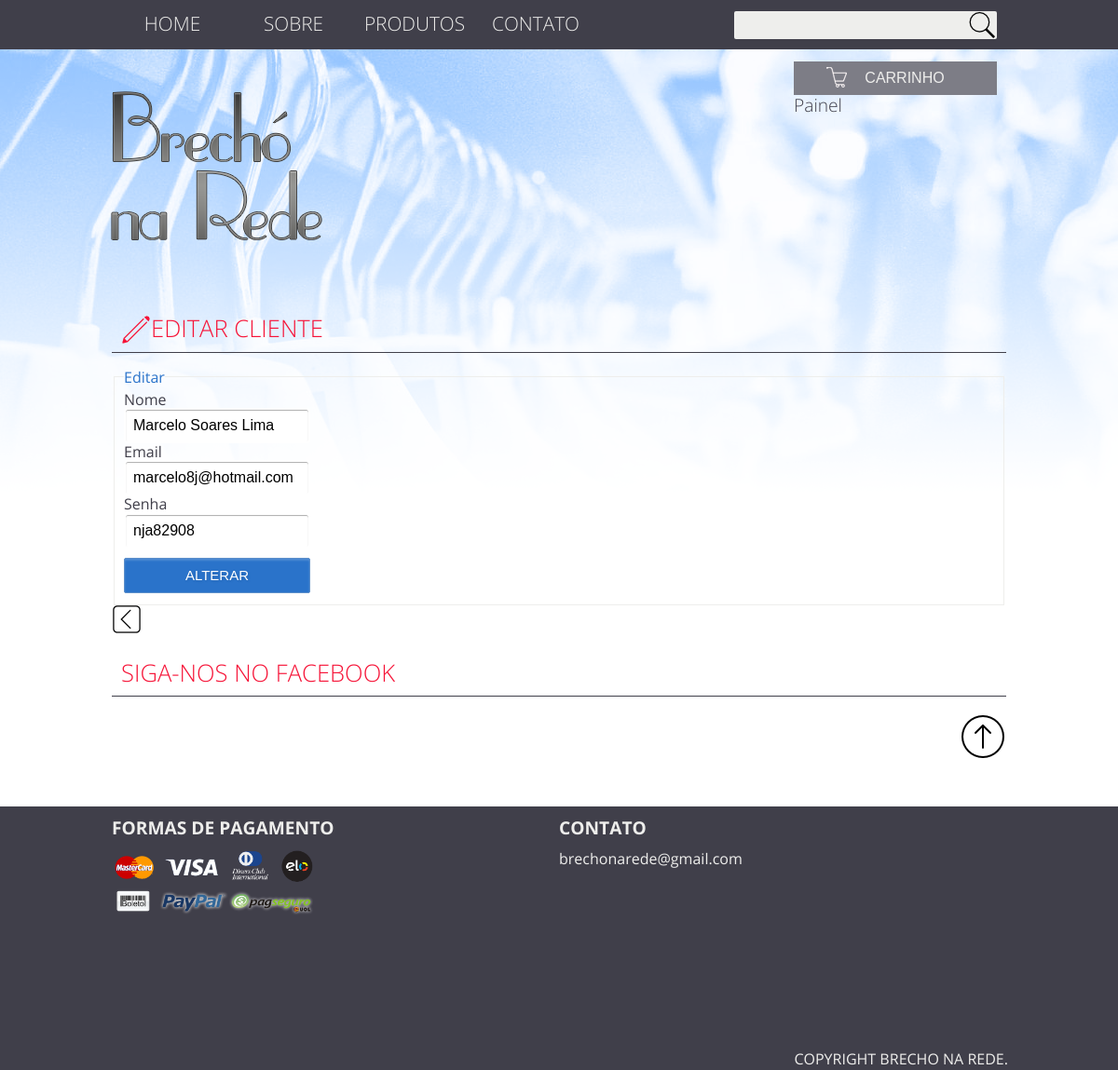
The app's page /index.php?ctrl=controladorAlterarCliente&&idCliente=21 (signed in) with its own data.
### tables this page shows
CREATE TABLE `cliente` (
  `idCliente` int(11) NOT NULL,
  `nome` varchar(30) NOT NULL,
  `cpf` bigint(20) NOT NULL,
  `email` varchar(50) DEFAULT NULL,
  `sexo` char(9) DEFAULT NULL,
  `bairro` varchar(20) NOT NULL,
  `cidade` varchar(30) NOT NULL,
  `localidade` varchar(20) NOT NULL,
  `cep` int(11) NOT NULL,
  `telefone1` int(11) NOT NULL,
  `telefone2` int(11) DEFAULT NULL,
  `senha` varchar(10) NOT NULL,
  `perfil` int(3) NOT NULL,
  `logradouro` varchar(20) NOT NULL
);

### img/modelo/DAO/classeClienteDAO.php (called while the page is built, shortened)
<?php
class classeClienteDAO {
    public function pesquisarClientePorId($idDoCliente){
    $pdo = conexao::getInstance();
    $pesquisa = $pdo->prepare('SELECT * FROM cliente WHERE idCliente=:idCliente');
    $pesquisa->bindValue(':idCliente',$idDoCliente);
    $pesquisa->execute();
    $array= array();
    while($result=$pesquisa->fetchObject(__CLASS__)){
    $array[]=$result;
    }
    return $array;
    }
}

### controle/controladorAlterarCliente.php (the view, shortened to what this page needs)
<?php
require_once "modelo/DAO/classeClienteDAO.php";
echo "<h1><i class='editar'></i>Editar Cliente</h1>";
if (isset($_GET['idCliente'])) {
    $idDoCliente = $_GET['idCliente'];
    $objId = new classeClienteDAO();
    $buscar = $objId->pesquisarClientePorId($idDoCliente);
    foreach ($buscar as $pronto) {
        echo "
     <form method='post' action='index.php?ctrl=controladorAlterarCliente&att&idCliente=$idDoCliente'>
     <fieldset>
        <legend>Editar </legend>
        <label for ='nome'>Nome</label>
        <p><input type='text' name='nome' id='nome' value='$pronto->nome'></p>
        <label for ='email'>Email</label>
       <p> <input type='text'id='email' name='email' value='$pronto->email'></p>
        <label for ='senha'>Senha</label>
       <p> <input type='text'id='senha' name='senha' value='$pronto->senha'></p>
        <p><input type='submit' value ='Alterar'  onclick='return confirmAlt()'></p>
    </fieldset>
     </form>";
    }
} else {
    echo ' <script type="text/javascript">
    alert("Cliente não especificado!");
    location.href="index.php";
    </script>';
}
 echo "<a href='index.php?ctrl=controladorPainelUsuario'><i class='voltar'></i></a>";

### css/estilo.css (style rules this page uses)
* { margin:0; padding:0; }
.conteudo input,.conteudo select { width:200px; }
body { font-family: 'Open Sans', sans-serif; color:#eeeeec; background:url(../img/banner.png) no-repeat; }
form input,form select { border-radius: 2px; height: 38px; }
.conteudo h1 { color:#f61337; border-bottom:1px solid #403f4a; text-transform: uppercase; font-weight: lighter; font-size:1.6em; clear: both; width: inherit; padding:10px; }
fieldset { border-color:#eeeeec; margin-bottom:15px; }
.conteudo form input[type='submit'],conteudo form { cursor:pointer; text-transform:uppercase; background:#2a73ca; border:1px solid #5d8fca; padding:8px; color:#fff; font-size:0.9; }
.conteudo input[type="text"], .conteudo input[type="date"], .conteudo input[type="datetime"], .conteudo input[type="email"], .conteudo input[type="number"], .conteudo input[type="search"], .conteudo input[type="time"], .conteudo input[type="url"], .conteudo input[type="password"], .conteudo input[type="tel"], .conteudo input[type="password"], .conteudo textarea, .conteudo select { box-sizing: border-box; -webkit-box-sizing: border-box; -moz-box-sizing: border-box; padding: 8px; border: 2px solid #fff; box-shadow: inset 0px 1px 1px rgba(0, 0, 0, 0.33); -moz-box-shadow: inset 0px 1px 1px rgba(0, 0, 0, 0.33); -webkit-box-shadow: inset 0px 1px 1px rgba(0, 0, 0, 0.33); border-radius: 4px; }
.conteudo input[type="button"], .conteudo button, .conteudo input[type="submit"] { padding: 8px 20px 8px 20px; text-shadow: 1px 1px 3px rgba(0, 0, 0, 0.12); -moz-box-shadow: inset 0px 2px 2px 0px rgba(255, 255, 255, 0.17); -webkit-box-shadow: inset 0px 2px 2px 0px rgba(255, 255, 255, 0.17); box-shadow: inset 0px 2px 2px 0px rgba(255, 255, 255, 0.17); border: 1px solid #257C9E; font-size: 15px; margin-top: 10px; }
.conteudo form input,select,option { padding:5px; }
.conteudo form fieldset legend { font-size: 1.0em; color:#2a73ca; }
.editar { background:url(../img/icones/editar.png) no-repeat ; display: block; width: 32px; height: 32px; float: left; }
.voltar { background:url(../img/icones/voltar.png) no-repeat ; display: table; width: 32px; height: 32px; clear: both; position:absolute; margin-top: 20px; bottom:0; }

### records on screen
cliente: nome "Marcelo Soares Lima", email "marcelo8j@hotmail.com", senha "nja82908"
